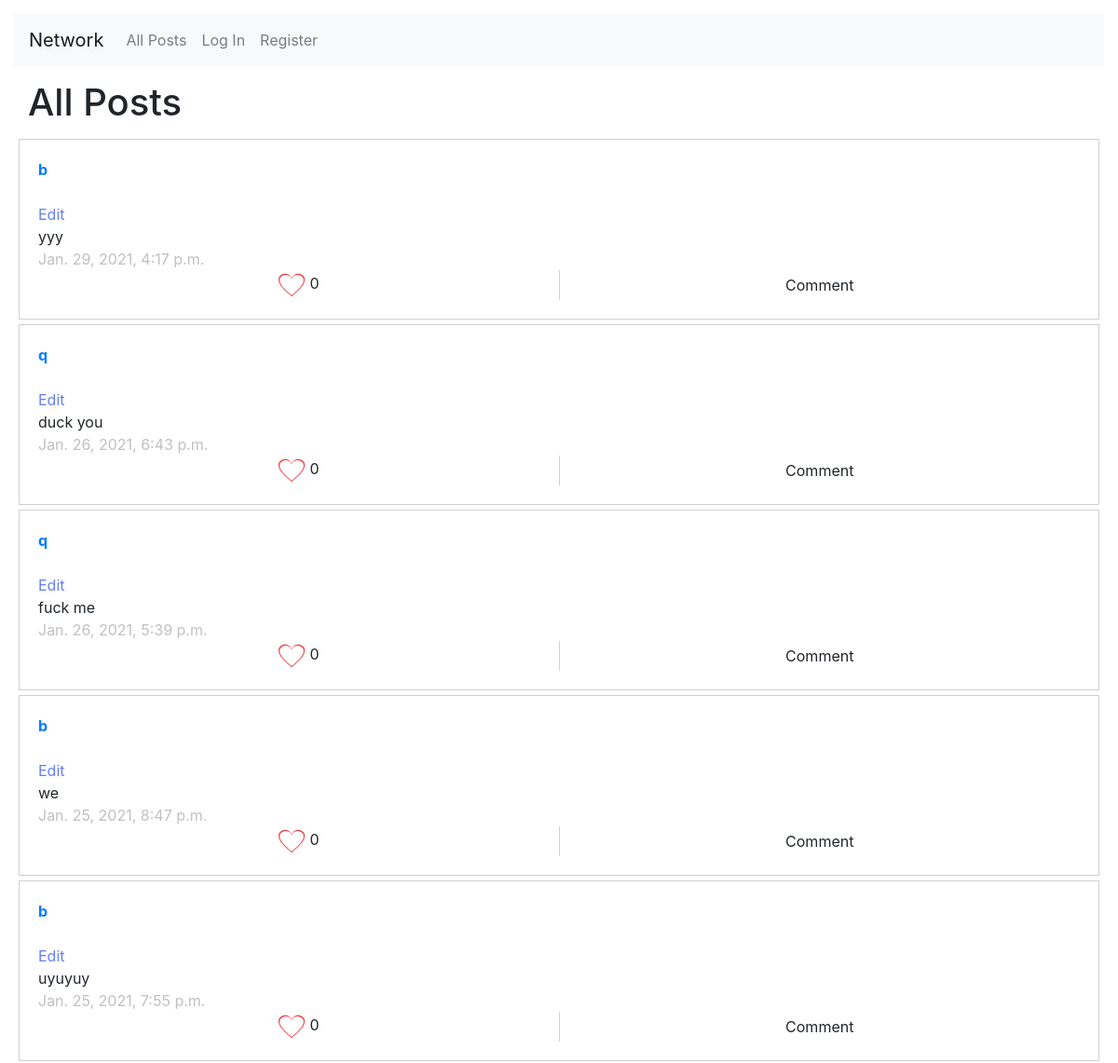
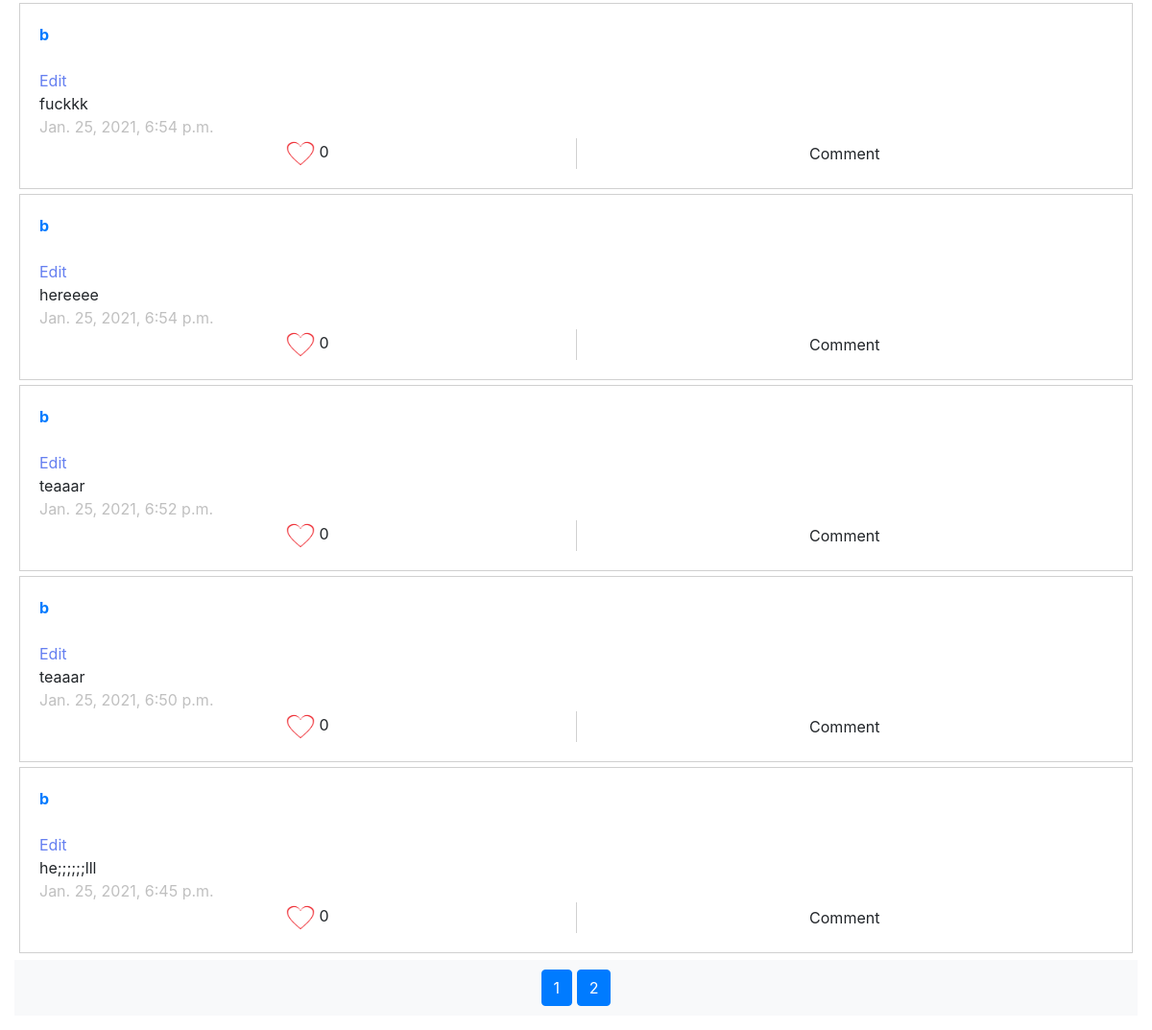
Page /posts/all/page1 on the committed database (2 pictures, top to bottom).
### network/models.py (models this page shows, shortened)
class posts(models.Model):
    puser = models.ForeignKey("User", related_name="thepuser", on_delete=models.CASCADE)
    post = models.CharField(max_length=280)
    pdate = models.DateTimeField(auto_now_add=True)
    likes = models.ManyToManyField("User", related_name="thelikes", blank=True)
    def postLikes(self):
        return self.likes.count()

class User(AbstractUser):
    following = models.ManyToManyField("User", related_name="thefollowing", blank=True)
    likedposts = models.TextField(default="[]")

### network/views.py (the view)
# urls.py: path("posts/all/page<int:apage>", views.allposts, name="allposts"),
def allposts(request, apage):
    postss = posts.objects.all().order_by("-pdate")
    postss, thepage, p = getposts(apage, postss)
    if thepage == "x":
        return render(request, "network/index.html", {
            "msg": "Page does not exist",
            "pages": range(1, p + 1)
        })
    return render(request, "network/index.html", {
        "posts": postss.page(thepage),
        "theliked": request.user.towork() if request.user.username else [],
        "pages": range(1, p + 1)
    })

### network/funcs.py (called while the page is built)
def getposts(apage, postss):
    postss= Paginator(postss, 10)
    p = postss.num_pages
    if apage:
        if apage > p:
            return "Page does not exist.", "x", p
        thepage = apage
    else:
        thepage = 1
    return postss, thepage, p

### network/templates/network/index.html (shortened to what this page needs)
{% extends "network/layout.html" %}
{% load static %}
{% block body %}
    <div id="all">
        {% if following %}
            <h1>Following</h1>
        {% else %}
            <h1>All Posts</h1>
        {% endif %}
        <div id="postsdiv">
            {% if posts %}
                {% for post in posts %}
                    <div>
                        <span data-id="{{post.id}}" data-user="{{post.puser.username}}">
                            <strong><a href="{% url 'user' post.puser.username 1 %}">{{post.puser.username}}</a></strong><br><br>
                            <span class="edit">Edit</span><br>
                            <span>{{post.post}}</span><br>
                            <span class="date">{{post.pdate}}</span><br>
                            <table><tr>
                                <td><abbr title="Like"><img {% if post.id|slugify in theliked %}src="{% static '/network/liked.png'%}"{% else %}src="{% static '/network/unliked.png'%}"{% endif %} data-id="{{post.id}}"><span>   {{post.postLikes}}</span></abbr></td>
                                <td class="comment">Comment</td>
                            </tr></table>
                        </span>
                    </div>
                {% endfor %}
            {% else %}
                <h3>No Posts</h3>
            {% endif %}
        </div>
    </div>
    <div id="pagesdiv">
        <nav>
            {% if pages %}
                {% for e in pages %}
                    <button class="pages btn btn-primary">{{e}}</button>
                {% endfor %}
            {% else %}
                <button class="pages btn btn-primary">1</button>
            {% endif %}
        </nav>
    </div>
{% endblock %}

### network/static/network/styles.css (style rules this page uses)
body { text-align: left; margin: 15px; }
body #all #postsdiv { border: none; margin: 0px; padding: 0px; }
body #all h1 { margin: 15px; }
body #all abbr { cursor: pointer; }
body #all span { width: 100%; word-wrap: break-word; }
body #all img { height: 30px; width: 30px; }
body #all div { padding: 20px; border: 1px solid #d0d0d0; margin: 5px; }
body #all table { text-align: center; width: 100%; }
body #all table td { width: 50%; }
body #all table abbr { text-decoration: none; }
body #all table .comment { border-left: 1px solid #d0d0d0; }
body #all .comment:hover, body #all .edit { color: #657ff0; cursor: pointer; }
body #all .date { color: #c0c0c0; }
body #pagesdiv { text-align: center; background-color: #f8f9fa; margin-top: 7px; padding: 10px; }

### rows in the picture
posts: puser.username "b", post "yyy", pdate "Jan. 29, 2021, 4:17 p.m.", postLikes "0"
posts: puser.username "q", post "duck you", pdate "Jan. 26, 2021, 6:43 p.m.", postLikes "0"
posts: puser.username "q", post "fuck me", pdate "Jan. 26, 2021, 5:39 p.m.", postLikes "0"
posts: puser.username "b", post "we", pdate "Jan. 25, 2021, 8:47 p.m.", postLikes "0"
posts: puser.username "b", post "uyuyuy", pdate "Jan. 25, 2021, 7:55 p.m.", postLikes "0"
posts: puser.username "b", post "fuckkk", pdate "Jan. 25, 2021, 6:54 p.m.", postLikes "0"
posts: puser.username "b", post "hereeee", pdate "Jan. 25, 2021, 6:54 p.m.", postLikes "0"
posts: puser.username "b", post "teaaar", pdate "Jan. 25, 2021, 6:52 p.m.", postLikes "0"
posts: puser.username "b", post "teaaar", pdate "Jan. 25, 2021, 6:50 p.m.", postLikes "0"
posts: puser.username "b", post "he;;;;;;lll", pdate "Jan. 25, 2021, 6:45 p.m.", postLikes "0"

### other values in the picture
{{ e }} "1" "2"
